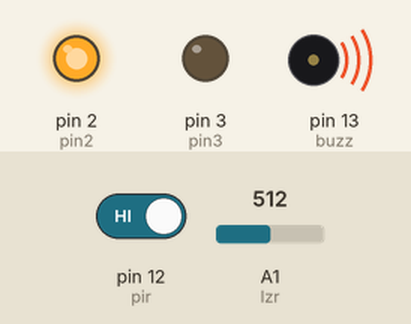
A sketch run on a simulated Arduino Uno, built with avr-gcc and run on an emulated ATmega328P. Shown: output pins drawn as LEDs (lit = HIGH), buzzer (waves = sounding, pin HIGH). The inputs (shaded band) are chosen by the test bench; at power-on: pin 12 (pir) HIGH, A1 (lzr) = 512. What the sketch prints to the serial monitor is not drawn.

Above: at 1.2 s.
1.3 s: pin 12 (pir) driven LOW
At 2.6 s:
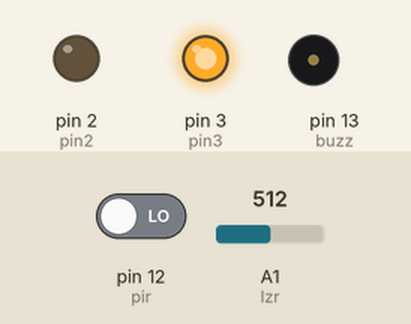
2.9 s: pin 12 (pir) driven HIGH
At 4.0 s:
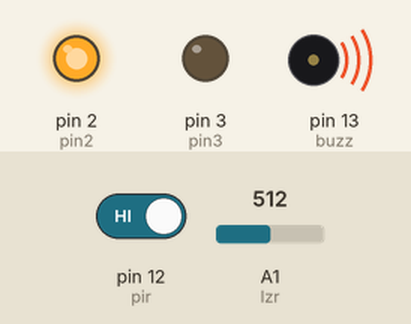
Timing chart, 0 to 5.9 s (numbered marks = the images above; inputs shaded):
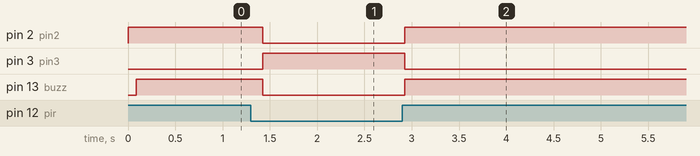

Measured:
- after the input at 1.3 s, pin 2 (pin2), pin 13 (buzz): HIGH → LOW after 0.12 s; pin 3 (pin3): LOW → HIGH after 0.12 s
- after the input at 2.9 s, pin 2 (pin2), pin 13 (buzz): LOW → HIGH at once; pin 3 (pin3): HIGH → LOW at once

The sketch:

sketch_jun20a.ino
```cpp
#define pin2 2
#define pin3 3
#define buzz 13
#define pir 12
#define lzr A1


void setup() {
  Serial.begin(9600);
  pinMode(pin2, OUTPUT);
  pinMode(pin3, OUTPUT);
  pinMode(buzz, OUTPUT);
  digitalWrite(pin2,HIGH);
  digitalWrite(pin3,LOW);
  digitalWrite(buzz,LOW);
}

bool actBuzz,wrt1,wrt2,wrt3 = false;

String fetch1 = "GET\\ FireBase response.\n";
String fetch2 = "Set Protocol HTTPs.\n";
String fetch3 = "RECIVE JSON";
String fetch4 = "https://miniprojet-9f728.firebaseio.com/api/System.json";
String gettingFB = "{\n"
" \"System\" : \"Active\" \n"
"}\n";

String fetch11 = "POST\\ FireBase response.\n";
String fetch22 = "Set Protocol HTTPs.\n";
String fetch33 = "SEND JSON";
String settingingFB = "{\n"
" \"Status\" : \"Intrusion\" \n"
"}\n";


void loop() {
  int sensorVal = analogRead(lzr);
  int pirState = digitalRead(pir);
  if(wrt1==false){
    Serial.println(fetch1);
    Serial.println(fetch2);
    Serial.println(fetch3);
    Serial.println(fetch4);
    Serial.println(gettingFB);
    //Serial.println("No UPDATE!");
    Serial.println(" ");
    wrt1=true;
  }


  if(sensorVal<100){
    actBuzz=true;
  }else{
    actBuzz=false;
  }

  if(pirState == LOW && actBuzz==false){
   /* if (wrt3==false){
      Serial.println("Etat Normal");
      wrt3=true;
    }*/

    digitalWrite(buzz,LOW);
    digitalWrite(pin2,LOW);
    digitalWrite(pin3,HIGH);
    if(pirState == LOW || actBuzz==false)
    wrt2=false;
  }

  if(sensorVal<100){

    digitalWrite(buzz,HIGH);
    digitalWrite(pin2,HIGH);
    digitalWrite(pin3,LOW);
    Serial.println(" ");

    if(wrt2==false){
      Serial.println("Etat d\'Intrusion");
      Serial.println("Acivate Alarme");
      Serial.println(fetch11);
      Serial.println(fetch22);
      Serial.println(fetch33);
      Serial.println(settingingFB);
      //Serial.println("UPDATE OK");
      //Serial.println(" ");

      wrt2=true;

    }


  }

  if(pirState == HIGH){

    digitalWrite(buzz,HIGH);
    digitalWrite(pin2,HIGH);
    digitalWrite(pin3,LOW);
    Serial.println(" ");

    if(wrt2==false){
      Serial.println("Etat d\'Intrusion");
      Serial.println("Acivate Alarme");
      Serial.println(fetch11);
      Serial.println(fetch22);
      Serial.println(fetch33);
      Serial.println(settingingFB);
      //Serial.println("UPDATE OK");
      //Serial.println(" ");

      wrt2=true;
    }

  }
 delay(150);

}
```
